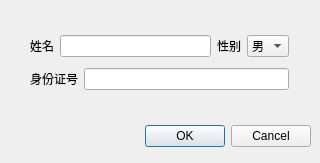
<?xml version="1.0" encoding="UTF-8"?>
<ui version="4.0">
 <class>Dialog</class>
 <widget class="QDialog" name="Dialog">
  <property name="geometry">
   <rect>
    <x>0</x>
    <y>0</y>
    <width>320</width>
    <height>163</height>
   </rect>
  </property>
  <property name="windowTitle">
   <string>新增乘机人</string>
  </property>
  <widget class="QDialogButtonBox" name="buttonBox">
   <property name="geometry">
    <rect>
     <x>10</x>
     <y>120</y>
     <width>301</width>
     <height>32</height>
    </rect>
   </property>
   <property name="orientation">
    <enum>Qt::Horizontal</enum>
   </property>
   <property name="standardButtons">
    <set>QDialogButtonBox::Cancel|QDialogButtonBox::Ok</set>
   </property>
  </widget>
  <widget class="QWidget" name="">
   <property name="geometry">
    <rect>
     <x>30</x>
     <y>30</y>
     <width>259</width>
     <height>67</height>
    </rect>
   </property>
   <layout class="QVBoxLayout" name="verticalLayout">
    <item>
     <layout class="QHBoxLayout" name="horizontalLayout">
      <item>
       <widget class="QLabel" name="label">
        <property name="text">
         <string>姓名</string>
        </property>
       </widget>
      </item>
      <item>
       <widget class="QLineEdit" name="input_name"/>
      </item>
      <item>
       <widget class="QLabel" name="label_2">
        <property name="text">
         <string>性别</string>
        </property>
       </widget>
      </item>
      <item>
       <widget class="QComboBox" name="sex_selected">
        <item>
         <property name="text">
          <string>男</string>
         </property>
        </item>
        <item>
         <property name="text">
          <string>女</string>
         </property>
        </item>
       </widget>
      </item>
     </layout>
    </item>
    <item>
     <layout class="QHBoxLayout" name="horizontalLayout_2">
      <item>
       <widget class="QLabel" name="label_3">
        <property name="text">
         <string>身份证号</string>
        </property>
       </widget>
      </item>
      <item>
       <widget class="QLineEdit" name="input_id"/>
      </item>
     </layout>
    </item>
   </layout>
  </widget>
 </widget>
 <resources/>
 <connections>
  <connection>
   <sender>buttonBox</sender>
   <signal>rejected()</signal>
   <receiver>Dialog</receiver>
   <slot>reject()</slot>
   <hints>
    <hint type="sourcelabel">
     <x>316</x>
     <y>260</y>
    </hint>
    <hint type="destinationlabel">
     <x>286</x>
     <y>274</y>
    </hint>
   </hints>
  </connection>
 </connections>
</ui>
